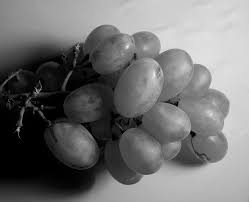
#> input picture download2.jpg, 249 x 202 px, found by its file name
$ python histogram.py
#> lines starting #> are read from the running program, lines starting #| are printed output that depends on the picture
import imageio as img
import numpy as np
import matplotlib.pyplot as plt

path = "C:\\SMT_5\\Pengolahan_Citra\\download2.jpg"

imgNegatif = img.imread(path)
#> imgNegatif is the input picture: shape (202, 249, 3); min 0, max 241, mean 113.5
redNegatif = imgNegatif[:,:,0]
rN_hist, bins = np.histogram(redNegatif,bins=256,range=[0,256])
#> rN_hist = 256 values, max 3018 at index 0, min 0 at index 234, mean 196.5; bins = 257 values from 0 to 256

imgPositif = 255 - imgNegatif
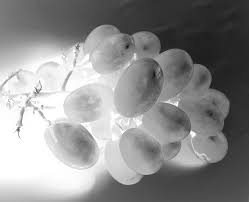
#> imgPositif: shape (202, 249, 3); min 14, max 255, mean 141.5
redPositif = imgPositif[:,:,0]
rP_hist, bins = np.histogram(redPositif,bins=256,range=[0,256])
#> rP_hist = 256 values, max 3018 at index 255, min 0 at index 0, mean 196.5

plt.figure(figsize=(10,10))

plt.subplot(2,2,1)
plt.imshow(imgNegatif)

plt.subplot(2,2,2)
plt.imshow(imgPositif)

plt.subplot(2,2,3)
plt.plot(rN_hist, color='red')

plt.subplot(2,2,4)
plt.plot(rP_hist, color='blue')

plt.tight_layout()
plt.show()
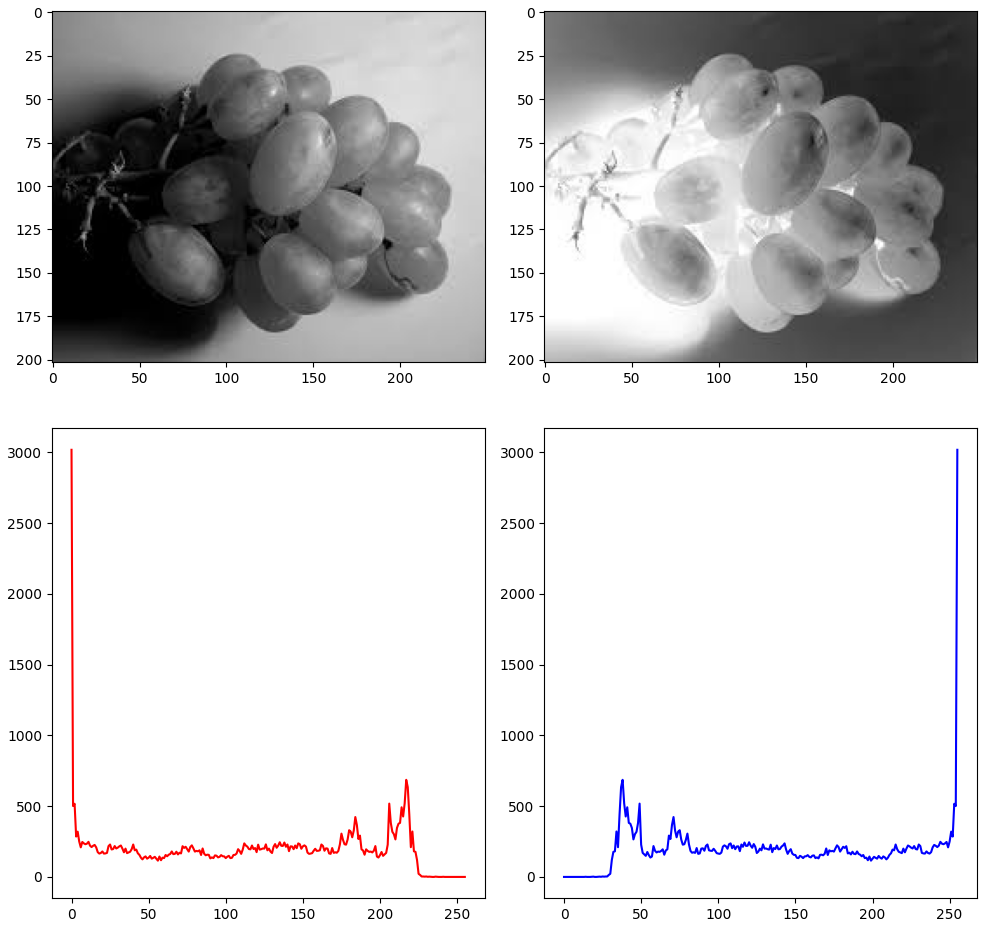
#> figure drawn by matplotlib, 4 panels; panel 3: curve peaks at x = 0, y = 3018; panel 4: curve peaks at x = 255, y = 3018

$ run again, with download3.jpg copied over download2.jpg
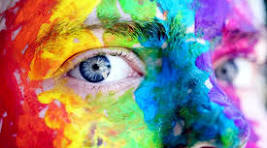
#> input picture download3.jpg, 267 x 148 px, found by its file name
#> imgNegatif is the input picture: shape (148, 267, 3); mean R, G, B 148.4, 135.2, 128
#> rN_hist = 256 values, max 1784 at index 0, min 30 at index 44, mean 154.4; bins = 257 values from 0 to 256
#> `redPositif = imgPositif[:,:,0]`:
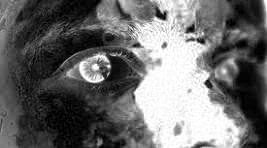
#> redPositif: shape (148, 267); min 0, max 255, mean 106.6
#> rP_hist = 256 values, max 1784 at index 255, min 30 at index 211, mean 154.4
#> `plt.show()`:
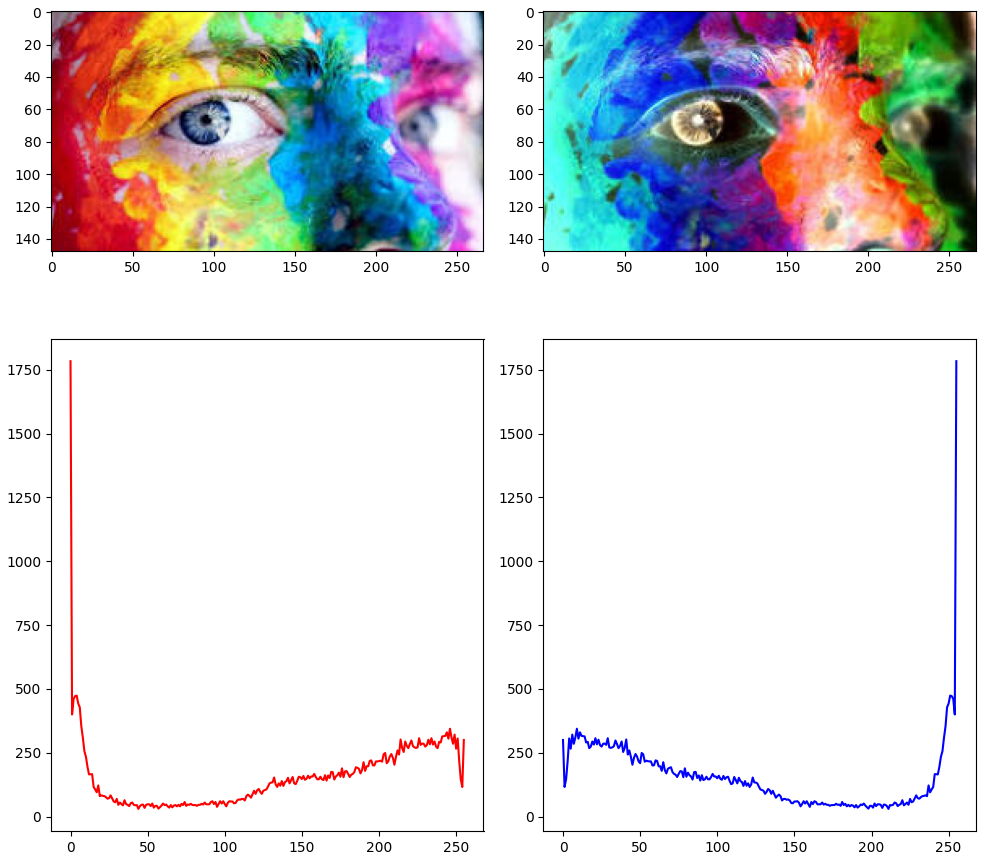
#> figure drawn by matplotlib, 4 panels; panel 3: curve peaks at x = 0, y = 1784; panel 4: curve peaks at x = 255, y = 1784

$ run again, with images.jpg copied over download2.jpg
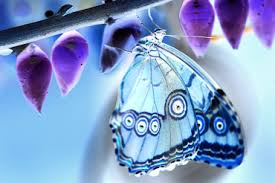
#> input picture images.jpg, 275 x 183 px, found by its file name
#> imgNegatif is the input picture: shape (183, 275, 3); mean R, G, B 130.6, 156.9, 200.7
#> rN_hist = 256 values, max 1202 at index 135, min 5 at index 253, mean 196.6; bins = 257 values from 0 to 256
#> `redPositif = imgPositif[:,:,0]`:
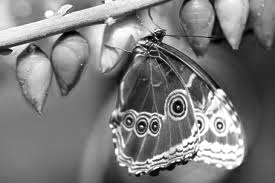
#> redPositif: shape (183, 275); min 0, max 255, mean 124.4
#> rP_hist = 256 values, max 1202 at index 120, min 5 at index 2, mean 196.6
#> `plt.show()`:
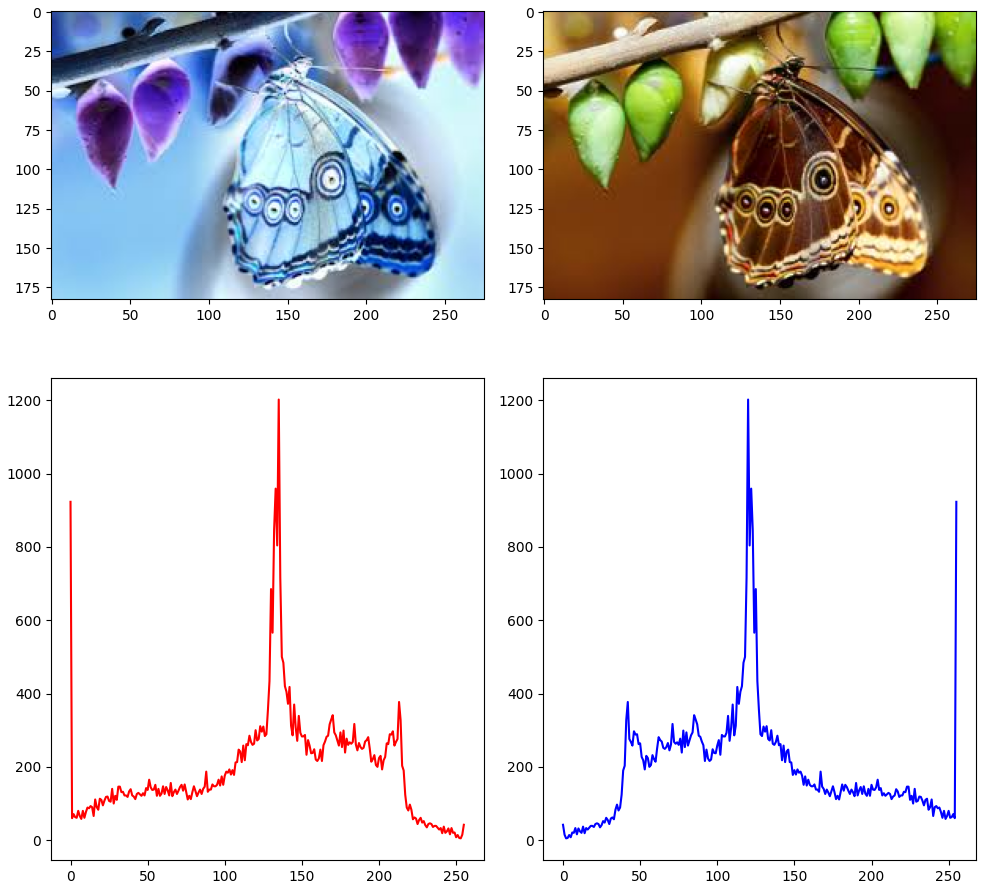
#> figure drawn by matplotlib, 4 panels; panel 3: curve peaks at x = 135, y = 1202; panel 4: curve peaks at x = 120, y = 1202
